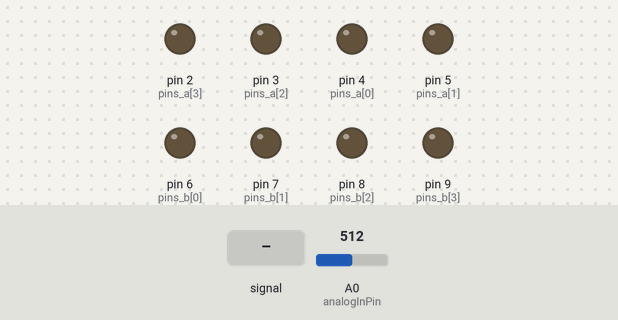
The sketch below on a simulated Arduino Uno, built with avr-gcc and run on an emulated ATmega328P. Parts: output pins drawn as LEDs (lit = HIGH). Dashed ring = blinking. The test bench sets the inputs (shaded band); at power-on: A0 (analogInPin) = 512.

Above: at 1.2 s.
1.3 s: A0 (analogInPin) set to 0
At 2.4 s:
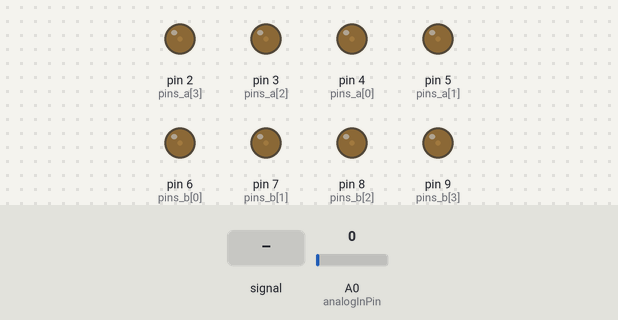
2.9 s: A0 (analogInPin) set to 6
At 3.51 s:
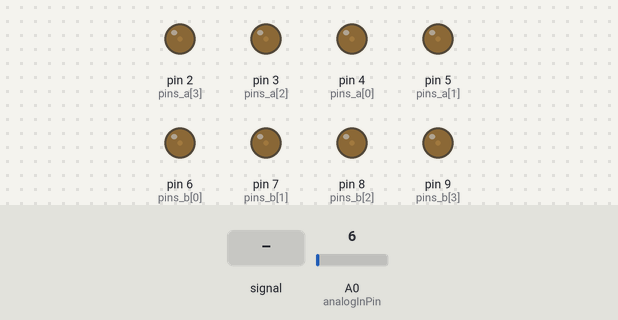
5.9 s: A0 (analogInPin) set to 9
At 6.06 s:
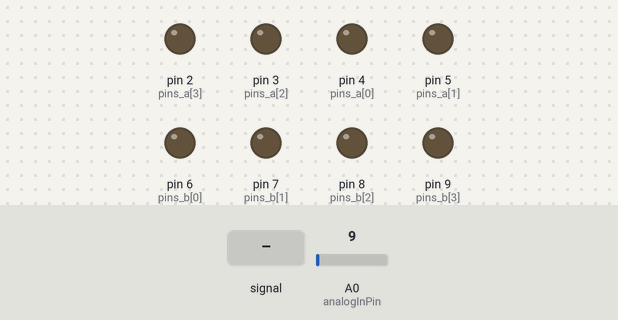
8.9 s: A0 (analogInPin) set to 306
At 9.7 s:
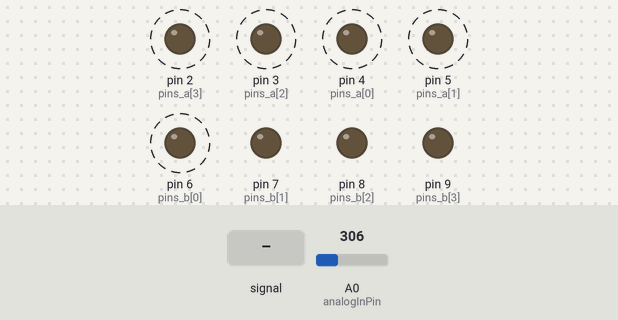
11.9 s: A0 (analogInPin) fed a 50 Hz sine of ±306 counts around its level
14.9 s: A0 (analogInPin) fed a 2 Hz sine of ±306 counts around its level
Timing chart, 0 to 18.9 s (numbered marks = the images above; inputs shaded):
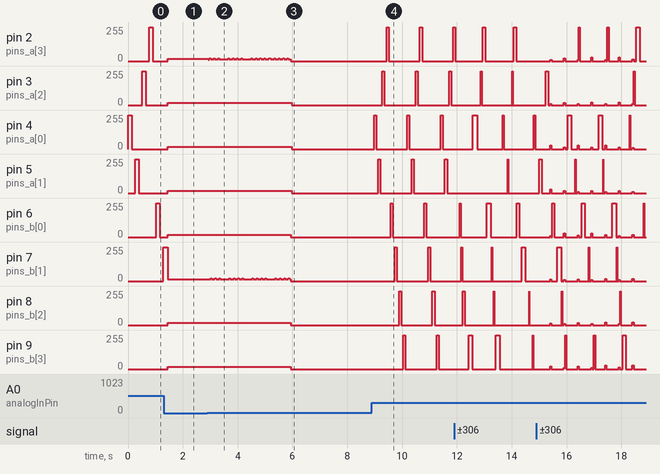

The sketch:

matrix_blink.ino
```cpp
const int analogInPin = A0;

const int pins_a[4] = {
  4,5,3,2 };

const int pins_b[4] = {
  6,7,8,9 };

int sensorValue = 0;

void setup() {
  // initialize serial communications at 9600 bps:
  Serial.begin(9600);
  for (int thisPin = 0; thisPin < 4; thisPin++) {
    pinMode(pins_a[thisPin], OUTPUT);
  }
   for (int thisPin = 0; thisPin < 4; thisPin++) {
    pinMode(pins_b[thisPin], OUTPUT);
  }
}

int checkSensor(){
 sensorValue = analogRead(analogInPin);
// Serial.print("sensor = " );
// Serial.print(sensorValue);
 return sensorValue;
}

int getDelay(){
// 250 ms = 1 eighth note at 120 bpm
  return checkSensor()/4;
}


void loop(){


 for (int thisPin = 0; thisPin < 4; thisPin++) {
    digitalWrite(pins_a[thisPin], HIGH);
    delay(getDelay());
    digitalWrite(pins_a[thisPin], LOW);
    delay(getDelay());
//    checkSensor();
  }
  for (int thisPin = 0; thisPin < 4; thisPin++) {
    digitalWrite(pins_b[thisPin], HIGH);
    delay(getDelay());
    digitalWrite(pins_b[thisPin], LOW);
    delay(getDelay());
//    checkSensor();
  }
}
```

Measured:
- after the input at 1.3 s, pin 2 (pins_a[3]), pin 6 (pins_b[0]): 0/255 → 16/255 after 0.15 s; pin 7 (pins_b[1]): 255/255 → 15/255 after 0.15 s
- after the input at 2.9 s, pin 7 (pins_b[1]): 15/255 → 21/255 after 0.11 s, then repeats every 0.84 s: 2 × (14/255 0.12 s, 21/255 0.04 s), 14/255 0.32 s, 21/255 0.04 s, 14/255 0.12 s, 21/255 0.04 s
- after the input at 5.9 s, pin 3 (pins_a[2]), pin 4 (pins_a[0]), pin 5 (pins_a[1]): 16/255 → 0/255 after 0.07 s; pin 6 (pins_b[0]), pin 8 (pins_b[2]), pin 9 (pins_b[3]): 16/255 → 0/255 at once
- after the input at 8.9 s, pin 2 (pins_a[3]): alternates 255/255 for 0.08 s and 0/255 for 1.1 s, starting after 0.53 s; pin 3 (pins_a[2]): alternates 255/255 for 0.08 s and 0/255 for 1.1 s, starting after 0.38 s
